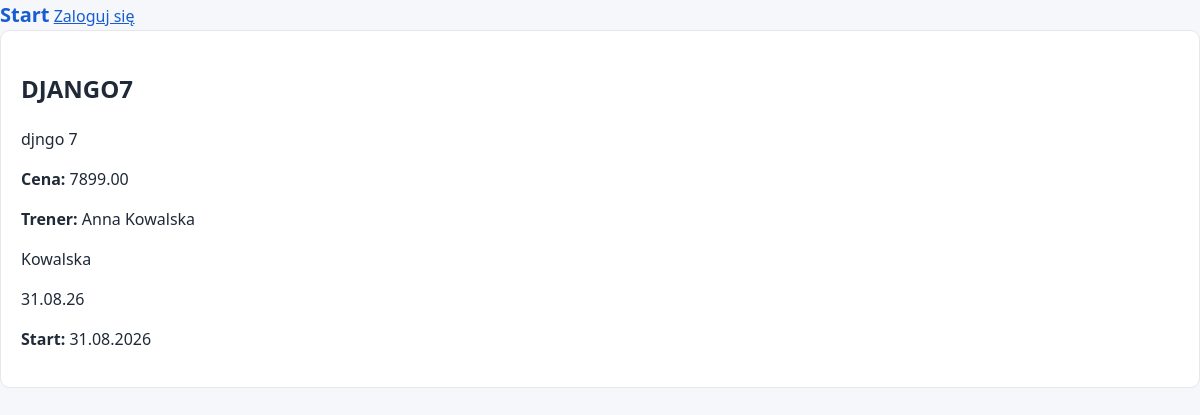
The app's page /courses/4/ with its own data.
### courses/models.py (models this page shows, shortened)
class Course(models.Model):
    title = models.CharField(max_length=200)
    description = models.TextField()
    price = models.DecimalField(max_digits=10, decimal_places=2)
    start_date = models.DateField()
    active = models.BooleanField(default=True)
    max_participiants = models.PositiveIntegerField(default=20)
    trainer = models.ForeignKey(
        Trainer,
        on_delete=models.PROTECT,  # nie mozemy skasowac trenera jesli istnieje przypisany do niego kurs
        related_name="courses"
    )
    class Meta:
        ordering = ['start_date', 'title']

class Trainer(models.Model):
    first_name = models.CharField(max_length=100)
    last_name = models.CharField(max_length=100)
    email = models.EmailField(unique=True)
    bio = models.TextField(blank=True)  # dla pól tekstowych preferujemy blank
    def __str__(self) -> str:
        return f"{self.first_name} {self.last_name}"

### courses/views.py (the view)
# urls.py: path("courses/<int:pk>/", views.course_detail, name="course_detail"),
def course_detail(request, pk):
    course = get_object_or_404(Course, pk=pk)
    return render(
        request,
        "courses/course_detail.html",
        {"course": course}
    )

### templates/courses/course_detail.html (shortened to what this page needs)
{% extends "base.html" %}
{% block content %}
<article class="card">
        <h2>{{ course.title|upper }}</h2>
        <p>{{ course.description|truncatewords:20 }}</p>
        <p><strong>Cena:</strong> {{ course.price }}</p>
        <p><strong>Trener:</strong> {{ course.trainer }}</p>
        <p>{{ course.trainer.last_name }}</p>
        <p>{{ course.start_date|date:"d.m.y" }}</p>
        <p><strong>Start:</strong> {{ course.start_date|date:"d.m.Y" }}</p>
    </article>
{% endblock %}

### static/courses/style.css (style rules this page uses)
* { box-sizing: border-box; }
body { font-family: system-ui, sans-serif; margin: 0; line-height: 1.5; background: #f5f7fa; color: #1f2937; }
.card { background: white; padding: 1.25rem; border-radius: .6rem; margin-bottom: 1rem; border: 1px solid #e5e7eb; }

### records on screen
Course: title "DJANGO7", description "djngo 7", price "7899.00", trainer "Anna Kowalska", trainer.last_name "Kowalska", start_date "31.08.26", start_date "31.08.2026"
